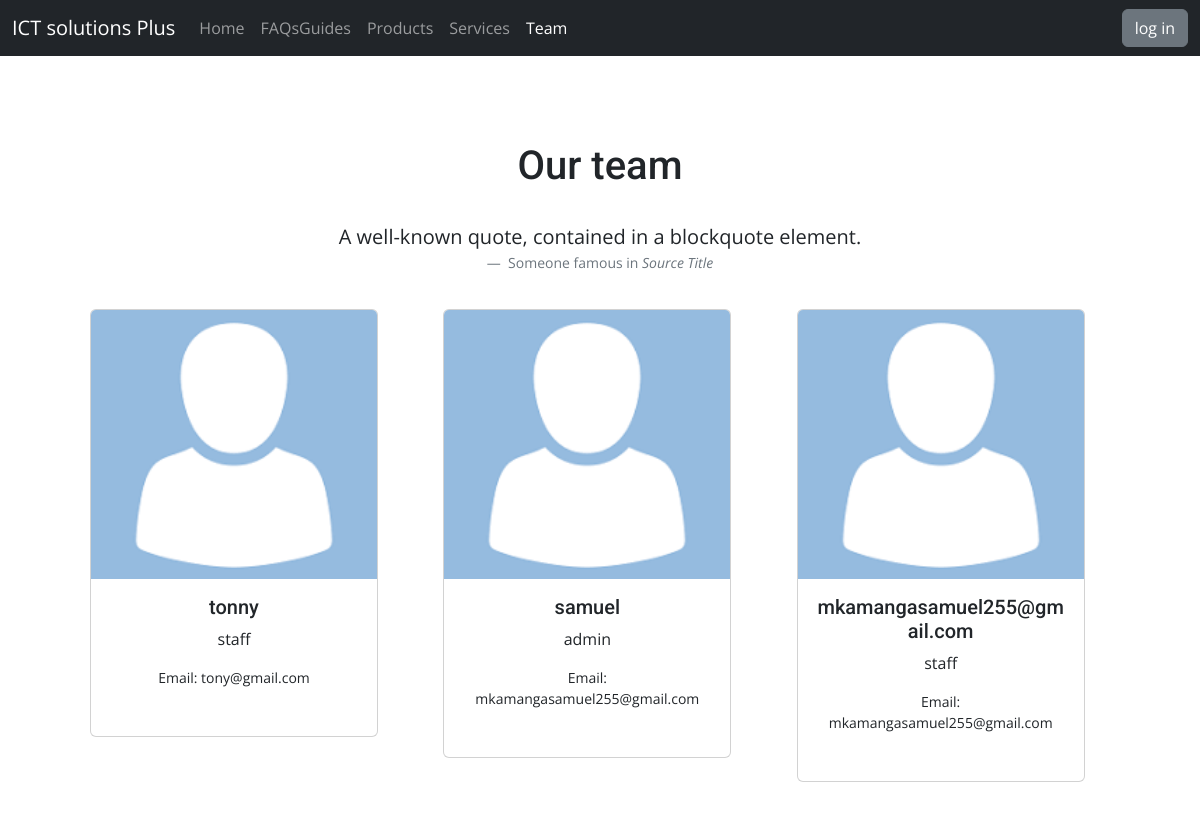
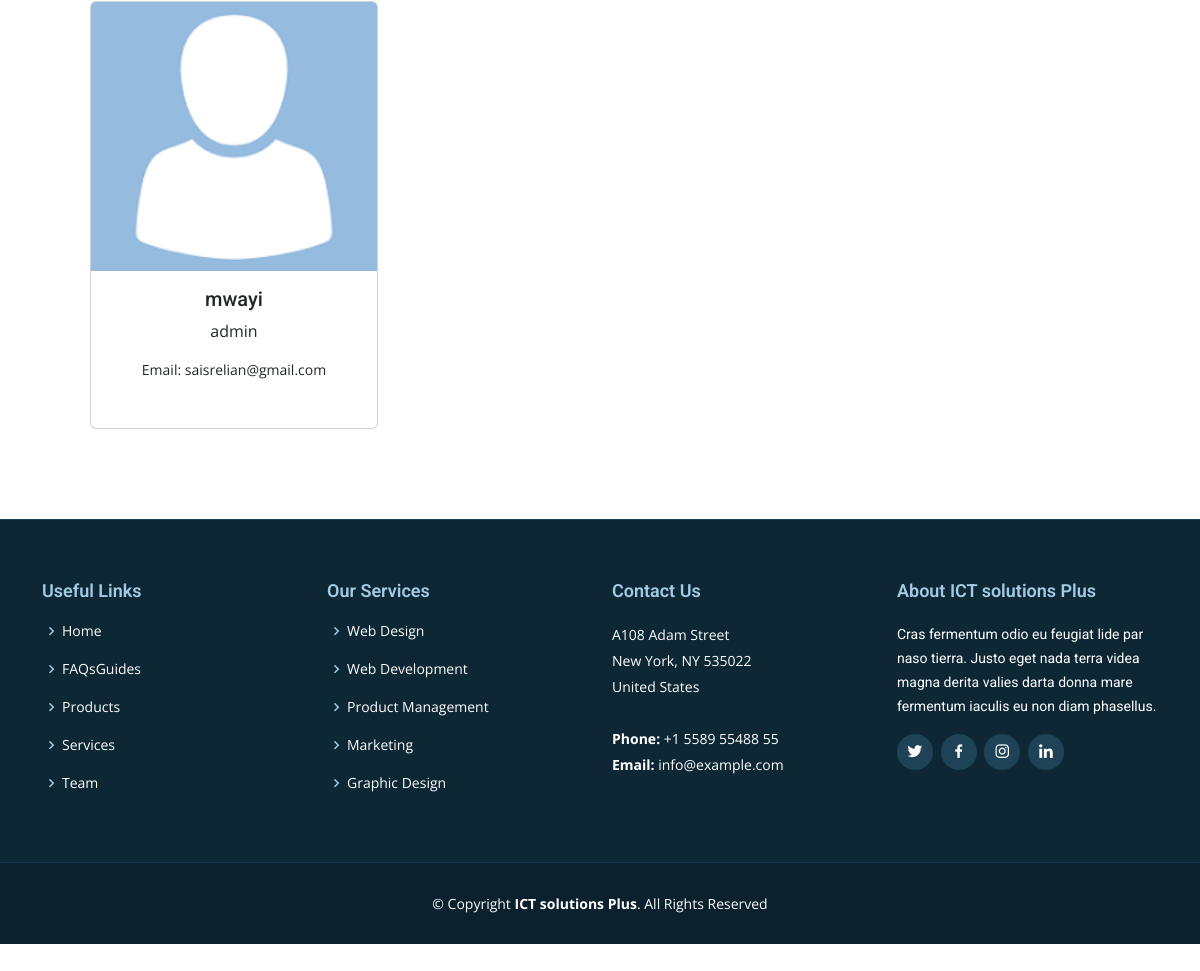
The app's page /?user=guest&path=team with its own data (2 pictures, top to bottom).
### tables this page shows
CREATE TABLE "users" (
	"id"	INTEGER NOT NULL UNIQUE,
	"username"	TEXT NOT NULL UNIQUE,
	"email"	TEXT,
	"password"	TEXT,
	"type"	TEXT,
	"created_at"	TEXT NOT NULL,
	"updated_at"	TEXT NOT NULL,
	PRIMARY KEY("id" AUTOINCREMENT)
);

### app/app.php (called while the page is built, shortened)
<?php
$app = new Builldpage([$_GET['user'], $_GET['path']]);
$app->run();

### app/init.php (called while the page is built, shortened)
<?php
require "Database.php";
require "autoload.php";
require "app.php";

### index.php (called while the page is built)
<?php
require __DIR__.'/app/init.php';

### app/autoload.php (called while the page is built, shortened)
<?php
spl_autoload_register(function ($className) {
    $classFileController = "app/controllers/" . ucfirst($className) . '.php';
});

### app/controllers/Users.php (called while the page is built, shortened)
<?php
class Users
{
    public static function index()
    {
        $model = new Users_model;
        return   $model->getAll();
    }
}

### app/models/Users_model.php (called while the page is built)
<?php
class Users_model extends Database
{
    protected function getTableName(): string {
        return 'users';
    }
}

### app/Database.php (called while the page is built, shortened)
<?php
abstract class Database
{
    protected $pdo;
    public function __construct()
    {
        $pdo = new PDO('sqlite:database/database.sqlite');
        $this->pdo = $pdo;
    }
    public  function getAll()
    {
        $sql = "SELECT * FROM {$this->getTableName()}";
        try {
            $stmt = $this->pdo->query($sql);
            $result = $stmt->fetchAll(PDO::FETCH_ASSOC);
            if ($result) {
                return ['status' => 'success', 'data' => $result];
            } else {
                return ['status' => 'fail', 'message' => 'Unable to get data'];
            }
        } catch (PDOException $e) {
           return ['status' => 'error', 'message' => 'Query failed: ' . $e->getMessage()] ;
        }
    }
}

### public/pages/team_view.php (the view, shortened to what this page needs)
<figure class="text-center" style="margin: 70px;">
  <h1 class="p-4">Our team</h1>
  <blockquote class="blockquote">
    <p>A well-known quote, contained in a blockquote element.</p>
  </blockquote>
  <figcaption class="blockquote-footer">
    Someone famous in <cite title="Source Title">Source Title</cite>
  </figcaption>
  <div class="container text-center">
    <div class="row">
    <?php $u =Users::index();
    foreach ($u['data'] as $key => $value) {
      if ($value['type']=='staff' || $value['type']=='admin') {
        echo <<<HTML
              <div class="col">
                <div class="card" style="width: 18rem;">
                  <img src="assets/img/download.png" class="card-img-top" alt="...">
                  <div class="card-body">
                    <h5 class="card-title">{$value['username']}</h5>
                    <p class="card-text">{$value['type']}</p>
                    <small>Email: {$value['email']}</small>
                  </div>
                  <div class="card-body">
                  </div>
                </div>
              </div>
        HTML;
      }
    }
    ?>
    </div>
  </div>
</figure>

### assets/css/style.css (style rules this page uses)
body { font-family: "Open Sans", sans-serif; color: #444; }
h1, h2, h3, h4, h5, h6, .font-primary { font-family: "Roboto", sans-serif; }
body { padding-top: 3rem; padding-bottom: 3rem; color: rgb(var(--bs-tertiary-color-rgb)); }

### public/pages/team_view.php (style rules this page uses)
.col { padding: 20px; }

### records on screen
users: username "tonny", type "staff", email "tony@gmail.com"
users: username "samuel", type "admin", email "mkamangasamuel255@gmail.com"
users: username "mkamangasamuel255@gmail.com", type "staff", email "mkamangasamuel255@gmail.com"
users: username "mwayi", type "admin", email "saisrelian@gmail.com"

### other values on screen
$value "Home"
$value "FAQsGuides"
$value "Products"
$value "Services"
$value "Team"
